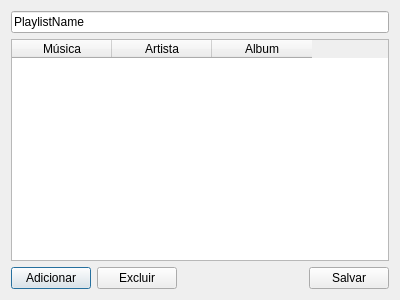
<?xml version="1.0" encoding="UTF-8"?>
<ui version="4.0">
 <class>PlaylistWizardDialog</class>
 <widget class="QDialog" name="PlaylistWizardDialog">
  <property name="geometry">
   <rect>
    <x>0</x>
    <y>0</y>
    <width>400</width>
    <height>300</height>
   </rect>
  </property>
  <property name="windowTitle">
   <string>Playlist Setup</string>
  </property>
  <layout class="QVBoxLayout" name="verticalLayout">
   <item>
    <widget class="QLineEdit" name="lineEditPlaylistName">
     <property name="text">
      <string>PlaylistName</string>
     </property>
    </widget>
   </item>
   <item>
    <widget class="QTableWidget" name="tableWidgetMusic">
     <column>
      <property name="text">
       <string>Música</string>
      </property>
     </column>
     <column>
      <property name="text">
       <string>Artista</string>
      </property>
     </column>
     <column>
      <property name="text">
       <string>Album</string>
      </property>
     </column>
    </widget>
   </item>
   <item>
    <layout class="QHBoxLayout" name="horizontalLayout">
     <item>
      <widget class="QPushButton" name="pushButtonAdd">
       <property name="text">
        <string>Adicionar</string>
       </property>
      </widget>
     </item>
     <item>
      <widget class="QPushButton" name="pushButtonDelete">
       <property name="text">
        <string>Excluir</string>
       </property>
      </widget>
     </item>
     <item>
      <spacer name="horizontalSpacer_2">
       <property name="orientation">
        <enum>Qt::Horizontal</enum>
       </property>
       <property name="sizeHint" stdset="0">
        <size>
         <width>40</width>
         <height>20</height>
        </size>
       </property>
      </spacer>
     </item>
     <item>
      <widget class="QPushButton" name="pushButtonSalvar">
       <property name="text">
        <string>Salvar</string>
       </property>
      </widget>
     </item>
    </layout>
   </item>
  </layout>
 </widget>
 <resources/>
 <connections/>
</ui>
